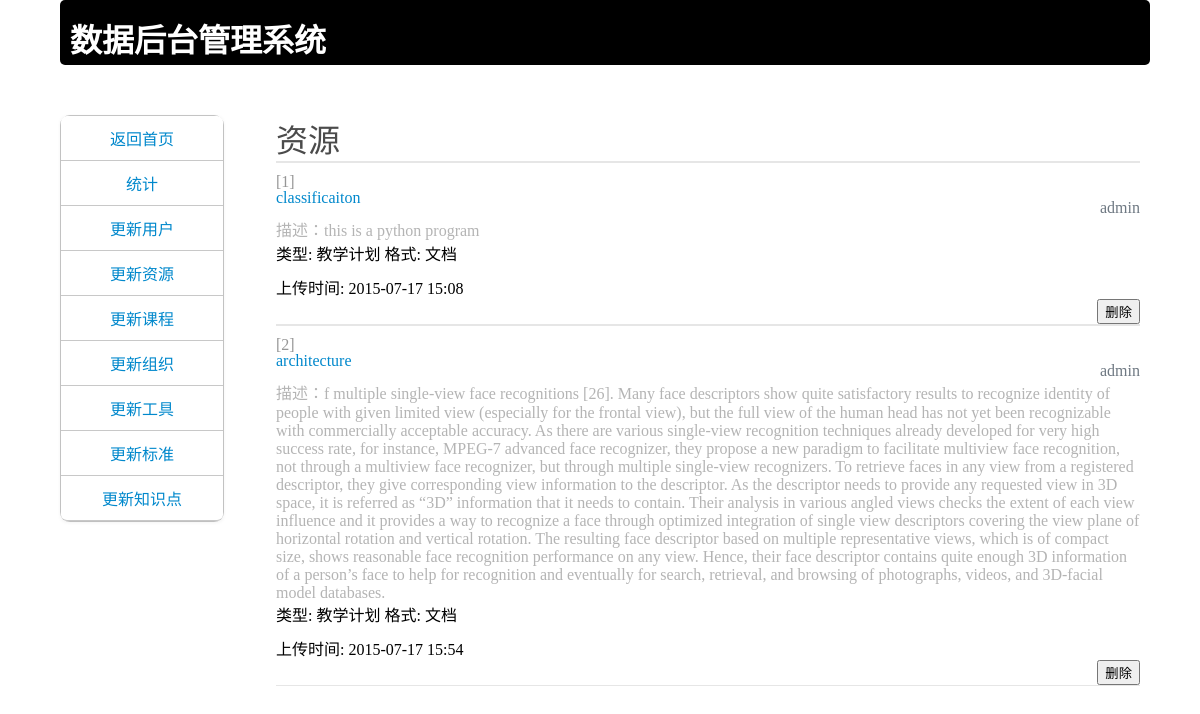
Screenshot of /management/resource with the database file from the repository.
### Model.py (models this page shows, shortened)
class LResource(db.Model):
    __tablename__ = 'resource'
    id = db.Column(db.Integer, primary_key=True)
    name = db.Column(db.String(40), index=True)
    types = db.Column(db.Integer)
    format = db.Column(db.Integer)
    course_id = db.Column(db.Integer, db.ForeignKey('course.id'))
    url = db.Column(db.String(254))
    author = db.Column(db.String(40))
    uploader_id = db.Column(db.Integer, db.ForeignKey('user.id'))
    uptime = db.Column(db.DateTime, default=datetime.datetime.now)
    updatetime = db.Column(db.DateTime, onupdate=datetime.datetime.now)
    desc = db.Column(db.String(254))
    addr = db.Column(db.String(254))
    standard = db.relationship('StandardAndSpe', secondary='res_std')
    tool = db.relationship('Tool', secondary='res_tool')
    organization = db.relationship('Organization', secondary='res_org')
    knowledge = db.relationship('KnowledgeElement', secondary='res_ke')

class User(db.Model):
    __tablename__ = 'user'
    __searchable__ = ['username']
    id = db.Column(db.Integer, primary_key=True)
    username = db.Column(db.String(64), index=True, unique=True)
    email = db.Column(db.String(120), index=True, unique=True)
    role = db.Column(db.SmallInteger, default=ROLE_USER)
    password = db.Column(db.String(32))
    res_id = db.relationship('LResource', backref = 'uploader')

### app.py (the view)
@app.route('/management/resource',methods = ['GET', 'POST'])
def updateResource():
    resources = LResource.query.all()
    rid = []
    name = []
    desc = []
    res_type = []
    res_format = []
    up_id = []
    up_time = []
    for resource in resources:
        rid.append(resource.id)
        name.append(resource.name)
        desc.append(resource.desc)
        print resource.id
        up_id.append(User.query.filter_by(id = resource.uploader_id).first().username)
        up_time.append(resource.uptime)
        res_type.append(typeMap[int(resource.types)])
        res_format.append(formatMap[int(resource.format)])
    length = len(resources)
    return render_template('viewResource.html', length = length, res_uploader = up_id, up_time = up_time, rids = rid, resources = name, res_desc = desc, res_type = res_type, res_format = res_format, name = session.get('name'))

### app.py (called while the page is built)
@app.before_request
def before_request():
   g.user = current_user

### templates/viewResource.html (shortened to what this page needs)
<!DOCTYPE html>
<html>
<head>
  <link rel="stylesheet" href="{{ url_for('static', filename='css/selfcss.css') }}">
  <link rel="stylesheet" href="{{ url_for('static', filename='js/selfjs.js') }}">
</head>
<body class="bbody">
	<div class="abody">
	<div class="top-bar">
		<h1>数据后台管理系统</h1>
	</div>
	<div class="c-body">
		<div class="left-panel">
			<div class="float-panel">
				<ul class="li-menu">
					<li class=""><a href="../index">返回首页</a></li>
					<li class=""><a href="/management">统计</a></li>
 					<li class=""><a href="/management/user">更新用户</a></li>
					<li class=""><a href="/management/resource">更新资源</a></li>
					<li class=""><a href="/management/course">更新课程</a></li>
					<li class=""><a href="/management/organization">更新组织</a></li>
					<li class=""><a href="/management/tool">更新工具</a></li>
					<li class=""><a href="/management/standard">更新标准</a></li>
					<li class=""><a href="/management/knowledge">更新知识点</a></li>
				</ul>
			</div>
		</div>
		<div class="right-body">
			<div class="item-header">
				<h1>资源</h1>
			</div>
			<div class="database-table">
				<div class="database">
					{% for i in range(length) %}
					<div class="data-li">
						<p class="li-id">[{{rids[i]}}]</p>
						<p class="li-name"><a href="">{{resources[i]}}</a></p>
						<p class="li-user">{{res_uploader[i]}}</p>
						<p class="li-desc">描述：{{res_desc[i]}}</p>
						<p class="li-format">类型: {{res_type[i]}}</p>
						<p class="li-format">格式: {{res_format[i]}}</p>
						<p class="li-type">上传时间: {{up_time[i].strftime('%Y-%m-%d %H:%M')}}</p>
						<div>
							<form action="/delete_res" method="POST">
  								<input type="submit" class="btn btn-danger btn-sm" value="删除">
  							</form>
						</div>
					</div>
					{% endfor %}
				</div>
			</div>
		</div>
	</div>
</div>
</body>
</html>

### static/css/selfcss.css (style rules this page uses)
.bbody { text-align: center; margin-top: 0; margin-left: 0; margin-right: 0; }
h1 { padding: 0; margin: 0; border: 0; }
.abody { margin: 0 auto; width: 90%; text-align: left; }
.top-bar { border-radius: 5px; background-color: black; width: 100%; height: 50px; position: relative; margin-top: 0px; padding-top: 15px; padding-left: 10px; border-top: 0px; color: white; }
.c-body { width: 100%; top: 50px; position: relative; text-align: center; }
.right-body { width: 80%; height: 100%; float: right; position: relative; margin: 0 auto; }
.left-panel { height: 100%; width: 15%; float: left; position: relative; }
.float-panel { height: auto; width: 100%; position: relative; text-align: center; border: rgb(200, 200, 200) solid; border-width: 1px; border-radius: 10px; }
.li-menu { position: relative; padding: 0px; margin: 0px; background-color: #fff; -webkit-border-radius: 6px; -moz-border-radius: 6px; border-radius: 6px; -webkit-box-shadow: 0 1px 4px rgba(0,0,0,.065); -moz-box-shadow: 0 1px 4px rgba(0,0,0,.065); box-shadow: 0 1px 4px rgba(0,0,0,.065); }
.li-menu li { list-style-type: none; text-align: center; padding: 10px; margin: 0px; border-bottom: 1px rgb(200, 200, 200) solid; }
.li-menu li:first-child { -webkit-border-radius: 6px 6px 0 0; -moz-border-radius: 6px 6px 0 0; border-radius: 6px 6px 0 0; }
.li-menu li:last-child { -webkit-border-radius: 0 0 6px 6px; -moz-border-radius: 0 0 6px 6px; border-radius: 0 0 6px 6px; }
.li-menu li > a:link { text-decoration: none; color: #08c; }
.float-panel ul li a { display: block; }
.item-header { border-bottom: 1px solid rgb(230,230,230); text-align: left; }
.item-header h1 { font-size: 200%; font-weight: lighter; color: rgb(75,75,75); }
.database { padding-left: 0; list-style-type: none; overflow:hidden; }
.database div { padding: 0px; margin: 0px; overflow:hidden; }
.data-li { width: auto; height: auto; padding: 0; border-top: 1px solid rgb(230,230,230); border-bottom: 1px solid rgb(230,230,230); text-align: left; }
.data-li p { margin: 10px 0 0 0; }
.data-li p a { text-decoration: none; color: #08c; }
.data-li div { float: right; }
.li-id { color: rgb(150,150,150); text-align: center; width: 16px; height: 16px; }
.li-name { display: inline; }
.li-user { float: right; color: rgb(110,120,130); }
.li-desc { color: rgb(180,180,180); word-break:break-word; }
.li-format { display: inline; }

### rows the page displays
LResource: name "classificaiton", desc "this is a python program", uptime "2015-07-17 15:08"
User: username "admin" "admin"
LResource: name "architecture", desc "f multiple single-view face recognitions [26]. Many face descriptors show quite satisfactory results to recognize identity of people with given limited view (especially for the frontal view), but the full view of the human head has not yet been recognizable with commercially acceptable accuracy. As there are various single-view recognition techniques already developed for very high success rate, for instance, MPEG-7 advanced face recognizer, they propose a new paradigm to facilitate multiview face recognition, not through a multiview face recognizer, but through multiple single-view recognizers. To retrieve faces in any view from a registered descriptor, they give corresponding view…", uptime "2015-07-17 15:54"

### other values shown
{{ rids[i] }} "1" "2"
{{ res_type[i] }} "教学计划" "教学计划"
{{ res_format[i] }} "文档" "文档"
